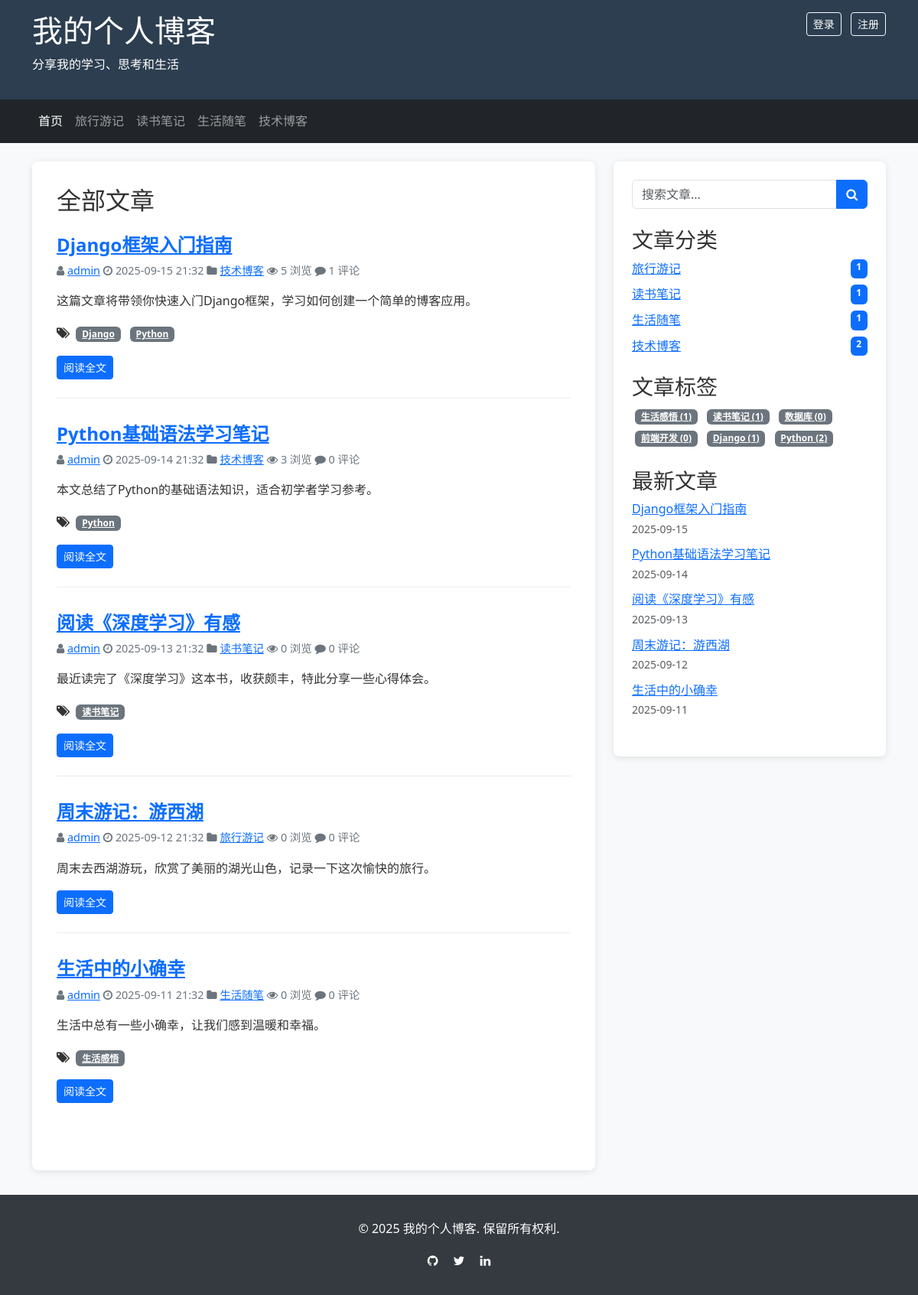
The page / on the database its author committed.
### blog/models.py (models this page shows, shortened)
class Category(models.Model):
    name = models.CharField(max_length=100, verbose_name='分类名称')
    created_time = models.DateTimeField(auto_now_add=True, verbose_name='创建时间')
    modified_time = models.DateTimeField(auto_now=True, verbose_name='修改时间')
    is_active = models.BooleanField(default=True, verbose_name='是否激活')
    description = models.TextField(max_length=500, blank=True, verbose_name='分类描述')
    class Meta:
        verbose_name = '分类'
        verbose_name_plural = verbose_name
        ordering = ['-created_time']

class Post(models.Model):
    STATUS_CHOICES = (
        ('draft', '草稿'),
        ('published', '已发布'),
    )
    title = models.CharField(max_length=200, verbose_name='标题')
    slug = models.SlugField(max_length=200, unique_for_date='publish_time', verbose_name='短链接')
    author = models.ForeignKey(User, on_delete=models.CASCADE, related_name='blog_posts', verbose_name='作者')
    category = models.ForeignKey(Category, on_delete=models.CASCADE, related_name='posts', verbose_name='分类')
    tags = models.ManyToManyField(Tag, blank=True, related_name='posts', verbose_name='标签')
    excerpt = models.TextField(max_length=500, blank=True, verbose_name='摘要')
    content = models.TextField(verbose_name='内容')
    created_time = models.DateTimeField(auto_now_add=True, verbose_name='创建时间')
    modified_time = models.DateTimeField(auto_now=True, verbose_name='修改时间')
    publish_time = models.DateTimeField(blank=True, null=True, verbose_name='发布时间')
    status = models.CharField(max_length=10, choices=STATUS_CHOICES, default='draft', verbose_name='状态')
    views = models.PositiveIntegerField(default=0, editable=False, verbose_name='浏览量')
    featured_image = models.ImageField(upload_to='post_images/', blank=True, null=True, verbose_name='特色图片')
    class Meta:
        verbose_name = '文章'
        verbose_name_plural = verbose_name
        ordering = ['-publish_time', '-created_time']
    def get_absolute_url(self):
        return reverse('blog:post_detail', kwargs={'pk': self.id})

class Tag(models.Model):
    name = models.CharField(max_length=50, verbose_name='标签名称')
    created_time = models.DateTimeField(auto_now_add=True, verbose_name='创建时间')
    modified_time = models.DateTimeField(auto_now=True, verbose_name='修改时间')
    is_active = models.BooleanField(default=True, verbose_name='是否激活')
    class Meta:
        verbose_name = '标签'
        verbose_name_plural = verbose_name
        ordering = ['-created_time']

### blog/views.py (the view)
# urls.py: path('', views.PostListView.as_view(), name='post_list'),
class PostListView(ListView):
    model = Post
    template_name = 'blog/post_list.html'
    context_object_name = 'posts'
    paginate_by = 10
    queryset = Post.objects.filter(status='published').order_by('-publish_time')
    def get_context_data(self, **kwargs):
        context = super().get_context_data(**kwargs)
        context['categories'] = Category.objects.filter(is_active=True)
        context['tags'] = Tag.objects.filter(is_active=True)
        context['recent_posts'] = Post.objects.filter(status='published').order_by('-publish_time')[:5]
        return context

### blog/templates/blog/post_list.html (shortened to what this page needs)
{% extends "blog/base.html" %}
{% block content %}
    <div class="main-content">
        <h2 class="page-title mb-4">
            {% if current_category %}{{ current_category.name }}分类下的文章
            {% elif current_tag %}{{ current_tag.name }}标签下的文章
            {% elif current_author %}{{ current_author.username }}的文章
            {% else %}全部文章
            {% endif %}
        </h2>
        {% if posts %}
            {% for post in posts %}
                <article class="post-card">
                    <h3 class="post-title">
                        <a href="{{ post.get_absolute_url }}">{{ post.title }}</a>
                    </h3>
                    <div class="post-meta">
                        <span class="author"><i class="fa fa-user"></i> <a href="{% url 'blog:author_posts' post.author.id %}">{{ post.author.username }}</a></span>
                        <span class="time"><i class="fa fa-clock-o"></i> {{ post.publish_time|date:"Y-m-d H:i" }}</span>
                        <span class="category"><i class="fa fa-folder"></i> <a href="{% url 'blog:category_posts' post.category.id %}">{{ post.category.name }}</a></span>
                        <span class="views"><i class="fa fa-eye"></i> {{ post.views }} 浏览</span>
                        <span class="comments"><i class="fa fa-comment"></i> {{ post.comments.count }} 评论</span>
                    </div>
                    <div class="post-excerpt mb-3">
                        {{ post.excerpt }}
                    </div>
                    {% if post.tags.all %}
                        <div class="post-tags mb-3">
                            <i class="fa fa-tags"></i>
                            {% for tag in post.tags.all %}
                                <a href="{% url 'blog:tag_posts' tag.id %}" class="badge bg-secondary mx-1">{{ tag.name }}</a>
                            {% endfor %}
                        </div>
                    {% endif %}
                    <a href="{{ post.get_absolute_url }}" class="btn btn-primary btn-sm">阅读全文</a>
                </article>
            {% endfor %}
        {% else %}
            <div class="alert alert-info">
                暂无文章
            </div>
        {% endif %}
    </div>
{% endblock %}

### blog/templates/blog/base.html (shortened to what this page needs)
<!DOCTYPE html>
<html lang="zh-CN">
<head>
    <link href="https://cdn.jsdelivr.net/npm/bootstrap@5.3.0/dist/css/bootstrap.min.css" rel="stylesheet">
    <link href="https://cdn.jsdelivr.net/npm/font-awesome@4.7.0/css/font-awesome.min.css" rel="stylesheet">
</head>
<body>
    <header class="site-header">
        <div class="container">
            <div class="row">
                <div class="col-md-8">
                    <h1 class="site-title"><a href="{% url 'blog:post_list' %}">我的个人博客</a></h1>
                    <p class="site-description">分享我的学习、思考和生活</p>
                </div>
                <div class="col-md-4">
                    <div class="user-info text-end">
                        {% if user.is_authenticated %}
                            <span>欢迎，{{ user.username }}</span>
                            <a href="{% url 'admin:index' %}" class="btn btn-sm btn-outline-light ms-2">管理后台</a>
                            <a href="{% url 'logout' %}" class="btn btn-sm btn-outline-light ms-2">退出</a>
                        {% else %}
                            <a href="{% url 'login' %}" class="btn btn-sm btn-outline-light">登录</a>
                            <a href="{% url 'admin:auth_user_add' %}" class="btn btn-sm btn-outline-light ms-2">注册</a>
                        {% endif %}
                    </div>
                </div>
            </div>
        </div>
    </header>
    <nav class="navbar navbar-expand-lg navbar-dark bg-dark">
        <div class="container">
            <div class="collapse navbar-collapse" id="navbarNav">
                <ul class="navbar-nav">
                    <li class="nav-item">
                        <a class="nav-link {% if request.resolver_match.url_name == 'post_list' %}active{% endif %}" href="{% url 'blog:post_list' %}">首页</a>
                    </li>
                    {% for category in categories %}
                        <li class="nav-item">
                            <a class="nav-link {% if current_category and current_category.id == category.id %}active{% endif %}" href="{% url 'blog:category_posts' category.id %}">{{ category.name }}</a>
                        </li>
                    {% endfor %}
                </ul>
            </div>
        </div>
    </nav>
    <main class="container mt-4">
        <div class="row">
            <div class="col-md-8">
                {% block content %}{% endblock %}
            </div>
            <div class="col-md-4">
                <div class="sidebar">
                    <div class="search-box mb-4">
                        <form action="{% url 'blog:search' %}" method="get">
                            <div class="input-group">
                                <input type="text" name="q" class="form-control" placeholder="搜索文章..." required>
                                <button type="submit" class="btn btn-primary"><i class="fa fa-search"></i></button>
                            </div>
                        </form>
                    </div>
                    <div class="category-list">
                        <h3 class="sidebar-title">文章分类</h3>
                        <ul class="list-unstyled">
                            {% for category in categories %}
                                <li class="category-item">
                                    <a href="{% url 'blog:category_posts' category.id %}" class="d-flex justify-content-between">
                                        <span>{{ category.name }}</span>
                                        <span class="badge bg-primary">{{ category.posts.count }}</span>
                                    </a>
                                </li>
                            {% empty %}
                                <li>暂无分类</li>
                            {% endfor %}
                        </ul>
                    </div>
                    <div class="tag-list">
                        <h3 class="sidebar-title">文章标签</h3>
                        <div class="tag-cloud">
                            {% for tag in tags %}
                                <a href="{% url 'blog:tag_posts' tag.id %}" class="badge bg-secondary m-1">{{ tag.name }} ({{ tag.posts.count }})</a>
                            {% empty %}
                                <span>暂无标签</span>
                            {% endfor %}
                        </div>
                    </div>
                    <div class="recent-posts">
                        <h3 class="sidebar-title">最新文章</h3>
                        <ul class="list-unstyled">
                            {% for post in recent_posts %}
                                <li class="recent-post-item mb-2">
                                    <a href="{{ post.get_absolute_url }}" class="d-block text-truncate">{{ post.title }}</a>
                                    <small class="text-muted">{{ post.publish_time|date:"Y-m-d" }}</small>
                                </li>
                            {% empty %}
                                <li>暂无文章</li>
                            {% endfor %}
                        </ul>
                    </div>
                </div>
            </div>
        </div>
    </main>
    <footer class="site-footer">
        <div class="container">
            <div class="row">
                <div class="col-md-12 text-center">
                    <p>&copy; {% now 'Y' %} 我的个人博客. 保留所有权利.</p>
                    <div class="social-links mt-2">
                        <a href="#" class="text-white mx-2"><i class="fa fa-github"></i></a>
                        <a href="#" class="text-white mx-2"><i class="fa fa-twitter"></i></a>
                        <a href="#" class="text-white mx-2"><i class="fa fa-linkedin"></i></a>
                    </div>
                </div>
            </div>
        </div>
    </footer>
</body>
</html>

### blog/templates/blog/base.html (style rules this page uses)
body { font-family: 'Segoe UI', Tahoma, Geneva, Verdana, sans-serif; line-height: 1.6; color: #333; background-color: #f8f9fa; }
.site-header { background-color: #2c3e50; color: white; padding: 1rem 0; }
.site-header a { color: white; text-decoration: none; }
.site-footer { background-color: #343a40; color: white; padding: 2rem 0; margin-top: 2rem; }
.main-content { background-color: white; padding: 2rem; border-radius: 0.5rem; box-shadow: 0 2px 10px rgba(0, 0, 0, 0.1); }
.sidebar { background-color: white; padding: 1.5rem; border-radius: 0.5rem; box-shadow: 0 2px 10px rgba(0, 0, 0, 0.1); }
.post-card { margin-bottom: 2rem; padding-bottom: 1.5rem; border-bottom: 1px solid #e9ecef; }
.post-card:last-child { border-bottom: none; }
.post-title { font-size: 1.5rem; font-weight: 600; margin-bottom: 0.5rem; }
.post-meta { font-size: 0.9rem; color: #6c757d; margin-bottom: 1rem; }
.category-list, .tag-list, .recent-posts { margin-bottom: 1.5rem; }
.category-item, .tag-item { margin-bottom: 0.5rem; }

### rows shown on the page
Category: name "旅行游记", posts.count "1"
Category: name "读书笔记", posts.count "1"
Category: name "生活随笔", posts.count "1"
Category: name "技术博客", posts.count "2"
Post: title "Django框架入门指南", author.username "admin", publish_time "2025-09-15 21:32", category.name "技术博客", views "5", comments.count "1", excerpt "这篇文章将带领你快速入门Django框架，学习如何创建一个简单的博客应用。", publish_time "2025-09-15"
Tag: name "Django", posts.count "1"
Tag: name "Python", posts.count "2"
Post: title "Python基础语法学习笔记", author.username "admin", publish_time "2025-09-14 21:32", category.name "技术博客", views "3", comments.count "0", excerpt "本文总结了Python的基础语法知识，适合初学者学习参考。", publish_time "2025-09-14"
Post: title "阅读《深度学习》有感", author.username "admin", publish_time "2025-09-13 21:32", category.name "读书笔记", views "0", comments.count "0", excerpt "最近读完了《深度学习》这本书，收获颇丰，特此分享一些心得体会。", publish_time "2025-09-13"
Tag: name "读书笔记", posts.count "1"
Post: title "周末游记：游西湖", author.username "admin", publish_time "2025-09-12 21:32", category.name "旅行游记", views "0", comments.count "0", excerpt "周末去西湖游玩，欣赏了美丽的湖光山色，记录一下这次愉快的旅行。", publish_time "2025-09-12"
Post: title "生活中的小确幸", author.username "admin", publish_time "2025-09-11 21:32", category.name "生活随笔", views "0", comments.count "0", excerpt "生活中总有一些小确幸，让我们感到温暖和幸福。", publish_time "2025-09-11"
Tag: name "生活感悟", posts.count "1"
Tag: name "数据库", posts.count "0"
Tag: name "前端开发", posts.count "0"
